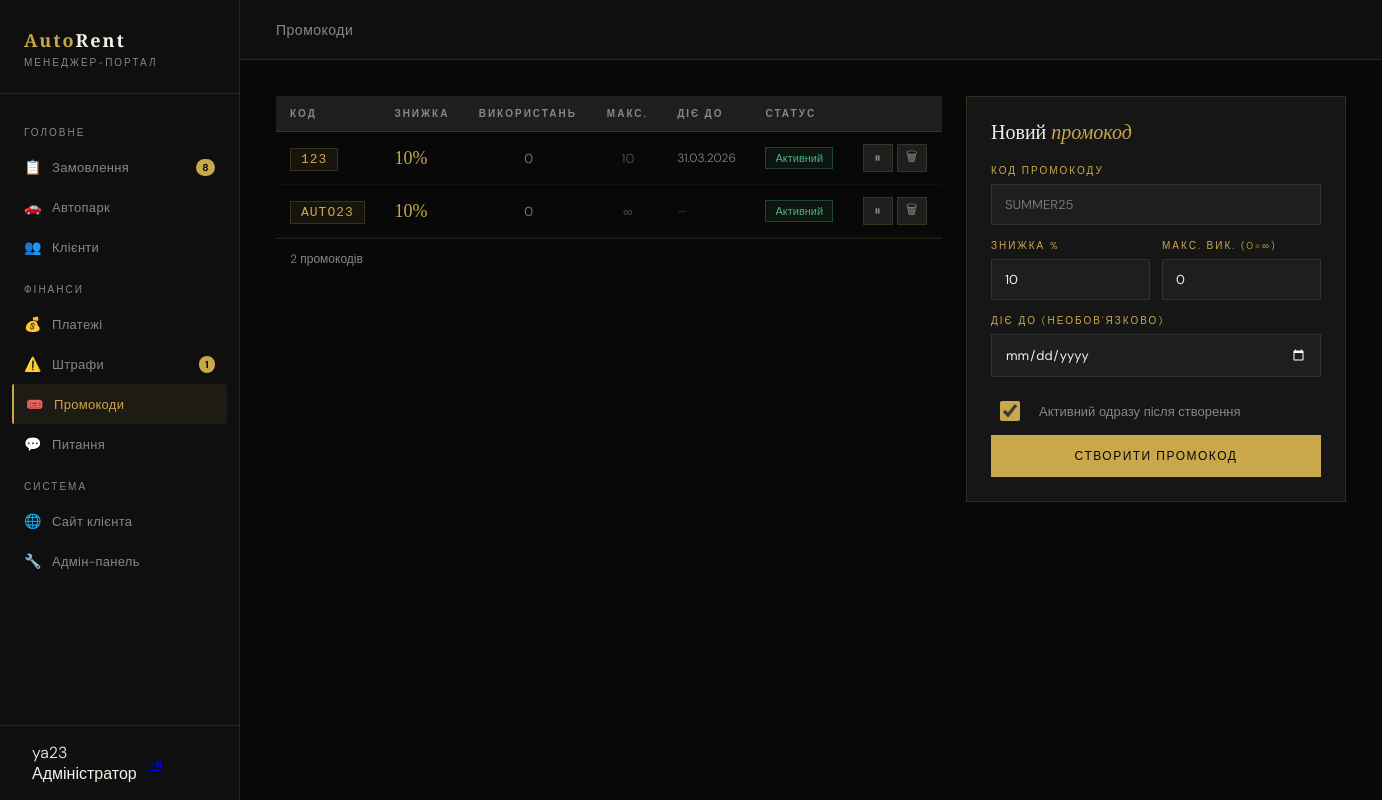
/manager/promos/ (signed in), run on the app's committed database.
### core/models.py (models this page shows, shortened)
class PromoCode(models.Model):
    code         = models.CharField('Код', max_length=32, unique=True)
    discount_pct = models.PositiveIntegerField('Знижка (%)', default=10,
                       help_text='Відсоток знижки від фінальної суми')
    is_active    = models.BooleanField('Активний', default=True)
    valid_until  = models.DateField('Діє до', null=True, blank=True,
                       help_text='Залиште порожнім — без обмеження дати')
    used_count   = models.PositiveIntegerField('Використань', default=0, editable=False)
    max_uses     = models.PositiveIntegerField('Макс. використань', default=0,
                       help_text='0 — необмежено')
    created_at   = models.DateTimeField(auto_now_add=True)
    class Meta:
        verbose_name        = 'Промокод'
        verbose_name_plural = 'Промокоди'
        ordering            = ['-created_at']

### manager_portal/views.py (the view, shortened to what this page needs)
# urls.py: path('promos/', views.promos, name='manager_promos'),
@manager_req
def promos(request):
    from core.models import PromoCode
    from datetime import date as date_cls
    qs = PromoCode.objects.order_by('-created_at')
    return render(request, 'manager/promos.html', {'promos': qs, 'today': date_cls.today()})

### manager_portal/context_processors.py (called while the page is built)
def manager_context(request):
    if not request.user.is_authenticated or not request.user.is_staff:
        return {}
    return {
        'pending_count': Booking.objects.filter(status='pending').count(),
        'unpaid_fines': Fine.objects.filter(status='unpaid').count(),
    }

### manager_portal/views.py (called while the page is built)
def is_manager(user):
    return user.is_authenticated and (user.is_staff or user.is_superuser)

### templates/manager/promos.html (shortened to what this page needs)
{% extends 'manager/base_manager.html' %}
{% block main_content %}
<div class="topbar"><div class="topbar-title">Промокоди</div></div>
<div class="content">
<div class="promo-grid">
  <div>
    {% if promos %}
    <table class="pt">
      <thead><tr><th>Код</th><th>Знижка</th><th>Використань</th><th>Макс.</th><th>Діє до</th><th>Статус</th><th></th></tr></thead>
      <tbody>
      {% for p in promos %}
      <tr>
        <td><span class="code-badge">{{ p.code }}</span></td>
        <td><span class="disc-val">{{ p.discount_pct }}%</span></td>
        <td style="text-align:center;">{{ p.used_count }}</td>
        <td style="text-align:center;opacity:.6;">{% if p.max_uses > 0 %}{{ p.max_uses }}{% else %}∞{% endif %}</td>
        <td style="font-size:12px;">{% if p.valid_until %}{{ p.valid_until|date:"d.m.Y" }}{% else %}<span style="opacity:.4;">—</span>{% endif %}</td>
        <td>
          {% if p.valid_until and p.valid_until < today %}<span class="pill exp">Прострочено</span>
          {% elif p.is_active %}<span class="pill on">Активний</span>
          {% else %}<span class="pill off">Вимкнено</span>{% endif %}
        </td>
        <td>
          <div class="act">
            <form method="post" style="display:inline;"><button type="submit" class="abt" title="{% if p.is_active %}Вимкнути{% else %}Активувати{% endif %}">{% if p.is_active %}⏸{% else %}▶{% endif %}</button></form>
            <button class="abt red" title="Видалити" onclick="confirmDelete({{ p.pk }},'{{ p.code }}')">🗑</button>
          </div>
        </td>
      </tr>
      {% endfor %}
      </tbody>
    </table>
    <div style="padding:12px 14px;font-size:12px;color:var(--gray);border-top:1px solid var(--border);">{{ promos|length }} промокодів</div>
    {% else %}
    <div style="padding:60px;text-align:center;color:var(--gray);"><div style="font-size:40px;margin-bottom:12px;">🎟️</div><div>Промокодів ще немає</div><div style="font-size:12px;margin-top:6px;opacity:.5;">Додайте перший промокод у формі праворуч</div></div>
    {% endif %}
  </div>
  <div class="add-card">
    <div class="add-title">Новий <em>промокод</em></div>
    <form method="post" action="{% url 'manager_promos' %}">
      <div class="df">
        <label>Код промокоду</label>
        <input type="text" name="code" placeholder="SUMMER25" maxlength="32" required style="text-transform:uppercase;" oninput="this.value=this.value.toUpperCase()">
      </div>
      <div class="dg2">
        <div class="df">
          <label>Знижка %</label>
          <input type="number" name="discount_pct" value="10" min="1" max="99" required>
        </div>
        <div class="df">
          <label>Макс. вик. (0=∞)</label>
          <input type="number" name="max_uses" value="0" min="0">
        </div>
      </div>
      <div class="df">
        <label>Діє до (необов'язково)</label>
        <input type="date" name="valid_until">
      </div>
      <div class="toggle-wrap">
        <input type="checkbox" name="is_active" id="isActive" checked>
        <label class="toggle-lbl" for="isActive">Активний одразу після створення</label>
      </div>
      <button type="submit" class="btn-save">Створити промокод</button>
    </form>
  </div>
</div>
</div>
{% endblock %}

### templates/manager/base_manager.html (shortened to what this page needs)
{% load static %}<!DOCTYPE html>
<html lang="uk">
<head>
<link rel="stylesheet" href="{% static 'css/manager.css' %}?v=3">
</head>
<body>
<aside class="sidebar">
  <div class="sidebar-logo">
    <div class="logo-mark">Auto<span>Rent</span></div>
    <div class="logo-sub">Менеджер-портал</div>
  </div>
  <nav class="sidebar-nav">
    <div class="nav-section-label">Головне</div>
    <a class="nav-item {% if 'booking' in request.resolver_match.url_name|default:'' %}active{% endif %}" href="{% url 'manager_bookings' %}">
      <span class="nav-icon">📋</span> Замовлення
      {% if pending_count %}<span class="nav-badge">{{ pending_count }}</span>{% endif %}
    </a>
    <a class="nav-item {% if request.resolver_match.url_name in 'manager_cars,manager_car_edit,manager_car_add' %}active{% endif %}" href="{% url 'manager_cars' %}">
      <span class="nav-icon">🚗</span> Автопарк
    </a>
    <a class="nav-item {% if 'client' in request.resolver_match.url_name|default:'' %}active{% endif %}" href="{% url 'manager_clients' %}">
      <span class="nav-icon">👥</span> Клієнти
    </a>
    <div class="nav-section-label">Фінанси</div>
    <a class="nav-item {% if request.resolver_match.url_name == 'manager_payments' %}active{% endif %}" href="{% url 'manager_payments' %}">
      <span class="nav-icon">💰</span> Платежі
    </a>
    <a class="nav-item {% if 'fine' in request.resolver_match.url_name|default:'' %}active{% endif %}" href="{% url 'manager_fines' %}">
      <span class="nav-icon">⚠️</span> Штрафи
      {% if unpaid_fines %}<span class="nav-badge">{{ unpaid_fines }}</span>{% endif %}
    </a>
    <a class="nav-item {% if request.resolver_match.url_name == 'manager_promos' %}active{% endif %}" href="{% url 'manager_promos' %}">
      <span class="nav-icon">🎟️</span> Промокоди
    </a>
    <a class="nav-item {% if request.resolver_match.url_name == 'manager_inquiries' %}active{% endif %}" href="{% url 'manager_inquiries' %}">
      <span class="nav-icon">💬</span> Питання
    </a>
    <div class="nav-section-label">Система</div>
    <a class="nav-item" href="{% url 'index' %}">
      <span class="nav-icon">🌐</span> Сайт клієнта
    </a>
    <a class="nav-item" href="/admin/">
      <span class="nav-icon">🔧</span> Адмін-панель
    </a>
  </nav>
  <div class="sidebar-user">
    <div>
      <div class="user-name">{{ user.get_full_name|default:user.username }}</div>
      <div class="user-role">{% if user.is_superuser %}Адміністратор{% else %}Менеджер{% endif %}</div>
    </div>
    <a href="{% url 'logout' %}" class="user-logout" title="Вийти">⇥</a>
  </div>
</aside>
<div class="main-content">
  {% block main_content %}{% endblock %}
</div>
</body>
</html>

### static/css/manager.css (style rules this page uses)
:root { --gold:#c9a84c;--gold-light:#e8c96a;--black:#080808;--dark:#0f0f0f;--dark2:#161616;--dark3:#1e1e1e;--dark4:#252525;--white:#f5f0e8;--gray:#888880;--border:rgba(201,168,76,0.15);--green:#4caf7d;--red:#cf6679;--orange:#e0924c;--blue:#5b9bd5; }
* { margin:0;padding:0;box-sizing:border-box; }
body { background:var(--black);color:var(--white);font-family:'DM Sans',sans-serif;font-weight:300;display:flex;min-height:100vh; }
.sidebar { width:240px;background:var(--dark);border-right:1px solid var(--border);display:flex;flex-direction:column;position:fixed;top:0;left:0;bottom:0;z-index:100; }
.sidebar-logo { padding:28px 24px 24px;border-bottom:1px solid var(--border); }
.logo-mark { font-family:'Playfair Display',serif;font-size:18px;font-weight:700;color:var(--gold);letter-spacing:2px; }
.logo-mark span { color:var(--white); }
.logo-sub { font-size:10px;letter-spacing:2px;text-transform:uppercase;color:var(--gray);margin-top:4px; }
.sidebar-nav { flex:1;padding:16px 12px;overflow-y:auto; }
.nav-section-label { font-size:10px;letter-spacing:2px;text-transform:uppercase;color:var(--gray);padding:8px 12px;margin-top:8px; }
.nav-item { display:flex;align-items:center;gap:10px;padding:11px 12px;border-radius:2px;cursor:pointer;color:var(--gray);font-size:13px;letter-spacing:0.3px;transition:.2s;text-decoration:none;position:relative; }
.nav-item.active { color:var(--gold);background:rgba(201,168,76,0.08);border-left:2px solid var(--gold); }
.nav-badge { margin-left:auto;background:var(--red);color:#fff;font-size:10px;padding:2px 6px;border-radius:10px;font-weight:500; }
.sidebar-user { padding:16px 20px;border-top:1px solid var(--border);display:flex;align-items:center;gap:12px; }
.topbar { height:60px;background:var(--dark);border-bottom:1px solid var(--border);display:flex;align-items:center;justify-content:space-between;padding:0 36px;position:sticky;top:0;z-index:50; }
.topbar-title { font-size:14px;color:var(--gray);letter-spacing:0.5px; }
.content { padding:36px;flex:1; }
.nav-item { display:flex;align-items:center;gap:10px;padding:11px 12px;cursor:pointer;color:var(--gray);font-size:13px;transition:.2s;text-decoration:none; }
.topbar-title { font-size:14px;color:var(--gray); }
.btn-save { flex:1;background:var(--gold);color:var(--black);padding:13px;font-family:'DM Sans',sans-serif;font-size:12px;font-weight:500;letter-spacing:1px;text-transform:uppercase;border:none;cursor:pointer;transition:background .3s; }
.btn-save { flex:1;background:var(--gold);color:var(--black);padding:13px;font-family:'DM Sans',sans-serif;font-size:12px;font-weight:500;letter-spacing:1px;text-transform:uppercase;border:none;cursor:pointer; }
body { display: flex; }
.main-content { margin-left: 240px; flex: 1; min-height: 100vh; display: flex; flex-direction: column; }
.main-content > .topbar { position: sticky; top: 0; z-index: 50; }
.nav-icon { font-size: 14px; width: 18px; display: inline-block; text-align: center; }
.nav-badge { background: var(--gold, #c9a84c); color: var(--black, #0a0a0a); font-size: 10px; font-weight: 700; padding: 2px 6px; border-radius: 10px; margin-left: auto; }

### templates/manager/base_manager.html (style rules this page uses)
.nav-item.active { color: var(--gold) !important; background: rgba(201,168,76,0.08); border-left: 2px solid var(--gold); }

### data on the page
PromoCode: code "123", discount_pct "10", used_count "0", max_uses "10", valid_until "31.03.2026", is_active "Активний"
PromoCode: code "AUTO23", discount_pct "10", used_count "0", is_active "Активний"

### other printed values
{{ pending_count }} "8"
{{ unpaid_fines }} "1"
{{ user.get_full_name|default:user.username }} "ya23"
{{ promos|length }} "2"
